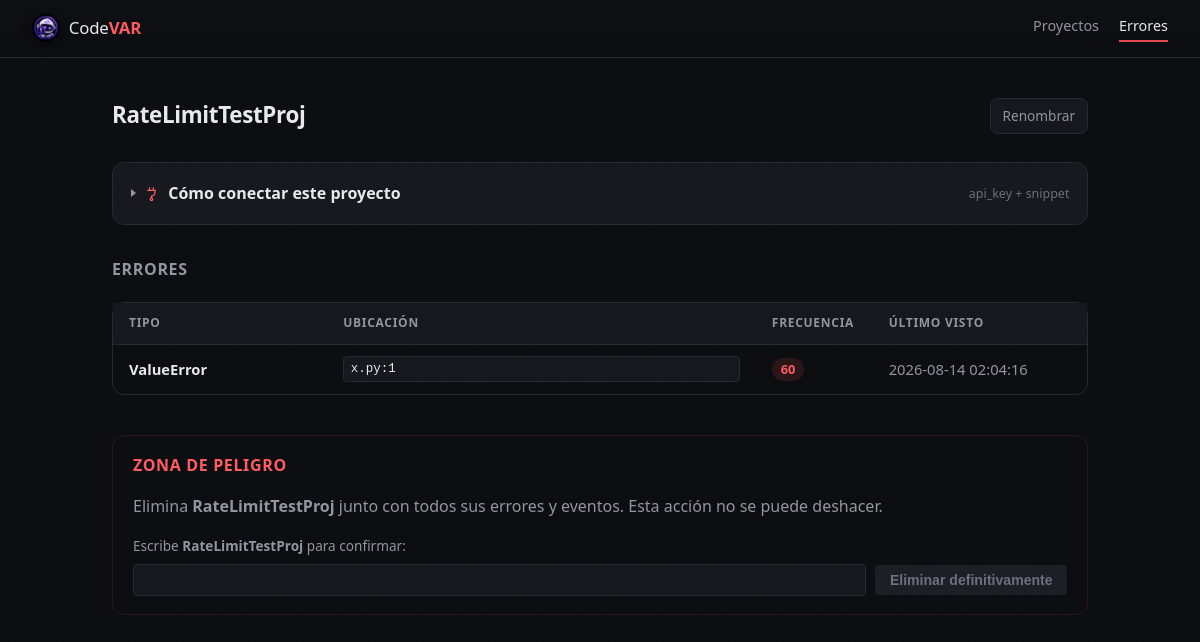
Page /dashboard?api_key=0ff9cb47229ea8255c24ecac00c2834b251aa69e9d449ba1706c0e696e0dbd35 on the committed database.
### app/models.py (models this page shows)
class Project(Base):
    __tablename__ = "projects"
    id = Column(Integer, primary_key=True)
    name = Column(String(100), unique=True, nullable=False)
    api_key = Column(String(64), unique=True, nullable=False)
    created_at = Column(DateTime, server_default=func.now())
    error_groups = relationship("ErrorGroup", cascade="all, delete-orphan")

class ErrorGroup(Base):
    __tablename__ = "error_groups"
    id = Column(Integer, primary_key=True)
    project_id = Column(Integer, ForeignKey("projects.id"))
    fingerprint = Column(String(64), nullable=False)
    exception_type = Column(String(200))
    file_path = Column(String(300))
    line_number = Column(Integer)
    first_seen = Column(DateTime, server_default=func.now())
    last_seen = Column(DateTime, server_default=func.now())
    event_count = Column(Integer, default=1)
    status = Column(String(20), default="unresolved")
    events = relationship(
        "ErrorEvent",
        order_by="ErrorEvent.occurred_at.desc()",
        cascade="all, delete-orphan",
    )
    __table_args__ = (UniqueConstraint("project_id", "fingerprint"),)

### app/main.py (the view)
@app.get("/dashboard")
def dashboard_errors_list(
    request: Request,
    api_key: str,
    new: bool = False,
    error: str = None,
    db: Session = Depends(get_db),
):
    project = get_project_by_api_key(db, api_key)
    error_groups = get_error_groups(db, project)
    return templates.TemplateResponse(
        request=request,
        name="errors_list.html",
        context={
            "error_groups": error_groups,
            "api_key": api_key,
            "project": project,
            "new_project": new,
            "error": error,
            "server_url": str(request.base_url).rstrip("/"),
        },
    )

### app/templates/errors_list.html (shortened to what this page needs)
{% extends "base.html" %}
{% block content %}
<div class="page-header">
    <h2>{{ project.name }}</h2>
    <details class="rename-project" {% if error == "duplicate_name" %}open{% endif %}>
        <summary class="btn-secondary">Renombrar</summary>
    </details>
</div>
<details class="connection-panel" {% if new_project %}open{% endif %}>
    <summary>
        <span class="chevron" aria-hidden="true"></span>
        <svg class="plug-icon" width="15" height="15" viewBox="0 0 24 24" fill="none" xmlns="http://www.w3.org/2000/svg" aria-hidden="true">
            <path d="M9 7V3M15 7V3M6 7h12l-1 5a5 5 0 0 1-5 4v3m0 0a2 2 0 1 0 0 4 2 2 0 0 0 0-4Z" stroke="currentColor" stroke-width="2" stroke-linecap="round" stroke-linejoin="round"/>
        </svg>
        {% if new_project %}Proyecto creado — cómo conectarlo{% else %}Cómo conectar este proyecto{% endif %}
        <span class="hint">api_key + snippet</span>
    </summary>
</details>
<h3>Errores</h3>
{% if error_groups %}
<div class="table-wrap">
    <table class="error-table">
        <thead>
            <tr>
                <th>Tipo</th>
                <th>Ubicación</th>
                <th>Frecuencia</th>
                <th>Último visto</th>
            </tr>
        </thead>
        <tbody>
            {% for group in error_groups %}
            <tr>
                <td data-label="Tipo"><a href="/dashboard/errors/{{ group.id }}?api_key={{ api_key }}" class="error-type">{{ group.exception_type }}</a></td>
                <td data-label="Ubicación" title="{{ group.file_path }}:{{ group.line_number }}">
                    <code class="path-cell">{{ group.file_path }}:{{ group.line_number }}</code>
                </td>
                <td data-label="Frecuencia"><span class="badge">{{ group.event_count }}</span></td>
                <td data-label="Último visto" class="muted">{{ group.last_seen }}</td>
            </tr>
            {% endfor %}
        </tbody>
    </table>
</div>
{% endif %}
<div class="danger-zone">
    <h3>Zona de peligro</h3>
    <p class="muted">
        Elimina <strong>{{ project.name }}</strong> junto con todos sus errores y eventos.
        Esta acción no se puede deshacer.
    </p>
    <form method="post" action="/dashboard/projects/delete?api_key={{ api_key }}" class="delete-project-form">
        <label for="confirm_name" class="muted">
            Escribe <strong>{{ project.name }}</strong> para confirmar:
        </label>
        <div class="key-row">
            <input
                type="text"
                id="confirm_name"
                name="confirm_name"
                required
                autocomplete="off"
                data-expected-name="{{ project.name }}"
                oninput="document.getElementById('delete-submit').disabled = (this.value !== this.dataset.expectedName)"
            >
            <button type="submit" id="delete-submit" class="btn-danger" disabled>Eliminar definitivamente</button>
        </div>
    </form>
</div>
{% endblock %}

### rows in the picture
Project: name "RateLimitTestProj"
ErrorGroup: exception_type "ValueError", file_path "x.py", line_number "1", event_count "60", last_seen "2026-08-14 02:04:16"
